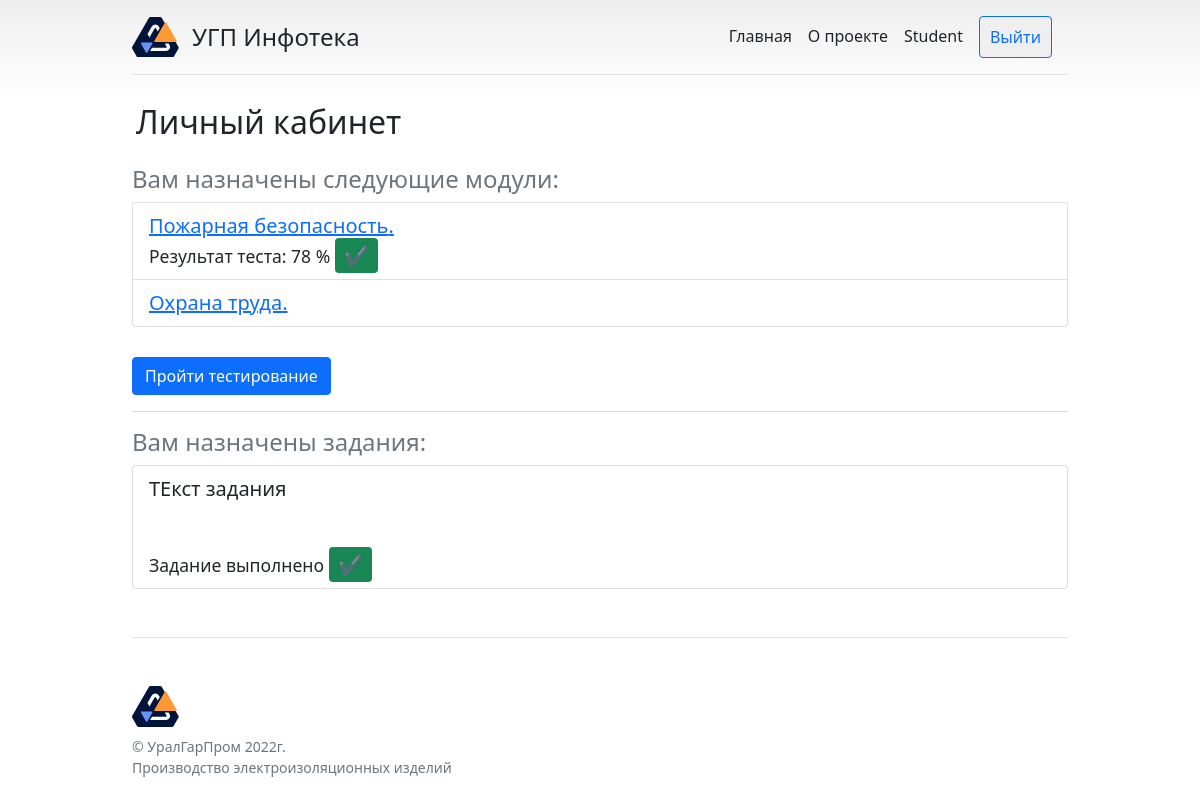
Screenshot of /stats (signed in) with the database file from the repository.
### infopages/models.py (models this page shows, shortened)
class Kurse(models.Model):
    title = models.CharField('Название', max_length=100)
    shortdesc = models.TextField('Краткое описание', blank=True, max_length=200)
    description = RichTextUploadingField('Описание', blank=True)
    image = models.ImageField('Изображение', blank=True, upload_to='images')
    catid = models.ForeignKey(KCat, verbose_name='Категория', related_name='catid', on_delete=models.CASCADE,
                              default=None)
    class Meta:
        verbose_name = 'Модуль'
        verbose_name_plural = 'Модули'
    objects = models.Manager()

class Results(models.Model):
    user = models.ForeignKey(User, verbose_name='Пользователь', on_delete=models.CASCADE, editable=False)
    kurseid = models.DecimalField('Номер модуля', max_digits=5, decimal_places=0, default=0, editable=False)
    result_int = models.DecimalField('Баллы', max_digits=3, decimal_places=0, default=0, editable=False)
    objects = models.Manager()
    class Meta:
        verbose_name = 'Результат'
        verbose_name_plural = 'Результаты'

class Zadanie(models.Model):
    user = models.ForeignKey(User, verbose_name='Пользователь',  on_delete=models.CASCADE)
    text = RichTextUploadingField('Текст задания', blank=True, null=True)
    vipolnen = models.BooleanField('Выполнено успешно', default=False)
    objects = models.Manager()
    class Meta:
        verbose_name = 'Задание'
        verbose_name_plural = 'Задания'

### infopages/views.py (the view)
# urls.py: path('stats', views.userstats, name='stats'),
def userstats(request):
    if request.user.is_superuser:
        return redirect('/admin')
    else:
        try:
            courses = Nazn.objects.get(user=request.user.id).kurse.all()
            resultdata = []
            for elem in courses:
                error = ''
                try:
                    results = Results.objects.get(user=request.user, kurseid=elem.id)
                    result_int = results.result_int
                except Exception as e:
                    result_int = 0
                    error = e
                resultdata.append({
                    'kurseid': elem.id,
                    'title': elem.title,
                    'result_int': result_int,
                    'error': error
                })
            zadaniya = Zadanie.objects.all().filter(user=request.user)
            zadanie = []
            for elm in zadaniya:
                zadanie.append({
                    'text': elm.text,
                    'vipolnen': elm.vipolnen,
                })
            return render(request, 'infopages/lk.html', {'results': resultdata, 'zadanie': zadanie})
        except Exception as e:
            return render(request, 'infopages/lk.html', {'error': e})

### infopages/templates/infopages/lk.html (shortened to what this page needs)
{% extends 'infopages/infopages.html' %}
{% block text1 %}
    <div class="pricing-header p-1 pb-md-3 mx-auto">
        <h2 class="display-7 fw-normal text-left">Личный кабинет</h2>
    </div>
    {% if user.is_authenticated %}
    <div class="fs-5 text-muted">
            {% if results %}
                <h4 class="display-7 fw-normal text-left">Вам назначены следующие модули:</h4>
                <ul class="list-group">
                {% for el in results %}
                    <li class="list-group-item">
                        <a href="kurs?id={{ el.kurseid }}">{{ el.title  }}.</a>
                        {% if el.result_int != 0 %}
                            <br/><small>Результат теста: {{ el.result_int }} % </small>
                            {% if el.result_int > 50 %}
                            <span class="p-1 bg-success text-white rounded">&nbsp;&#10004;&nbsp;</span>
                            {% else %}
                            <span class="p-1 bg-danger text-white rounded">&nbsp;&#10008;&nbsp;</span>
                            {% endif %}
                        {% endif %}
                    </li>
                {% endfor %}
                </ul>
                <br/>
                <div class="fs-5 text-muted">
                    <a href = "{% url 'test' %}" class="btn btn-primary">Пройти тестирование</a>
                </div>
            {% else %}
                <div class="fs-5 text-muted">
                    <p>Извините, но для вас администратор не назначил ни одного модуля.</p>
                </div>
            {% endif %}
            {% if zadanie %}
            <hr/>
            <h4 class="display-7 fw-normal text-left">Вам назначены задания:</h4>
            <ul class="list-group">
                {% for el in zadanie %}
                <li class="list-group-item">{{ el.text | safe }}
                    {% if el.vipolnen == True %}
                    <br/><small>Задание выполнено </small>
                    <span class="p-1 bg-success text-white rounded">&nbsp;&#10004;&nbsp;</span>
                    {% endif %}
                </li>
                {% endfor %}
            </ul>
            {% endif %}
    </div>
    {% else %}
        <div class="fs-5 text-muted">
            <p>Извините, но вы не авторизованы. <a href="{% url 'login' %}">Войдите</a> для продолжения работы с личным кабинетом.</p>
        </div>
    {% endif %}
{% endblock %}

### infopages/templates/infopages/infopages.html (shortened to what this page needs)
<!doctype html>
{% load static %}
<html lang="ru">
<head>
  <link rel="stylesheet" href="https://cdn.jsdelivr.net/npm/bootstrap@5.1.3/dist/css/bootstrap.min.css">
  <link rel="stylesheet" href="{% static '/infopages/styles.css' %}">
</head>
<body>
<div class="container py-3">
  <header>
    <div class="d-flex flex-column flex-md-row align-items-center pb-3 mb-4 border-bottom">
      <a href="{% url 'home' %}" class="d-flex align-items-center text-dark text-decoration-none">
        <svg height="40" width="60"><use xlink:href="#LogoUGP"></use></svg>
        <span class="fs-4">УГП Инфотека</span>
      </a>
      <nav class="d-inline-flex mt-2 mt-md-0 ms-md-auto">
        <a class="me-3 py-2 text-dark text-decoration-none" href="{% url 'home' %}">Главная</a>
        <a class="me-3 py-2 text-dark text-decoration-none" href="{% url 'about' %}">О&nbsp;проекте</a>
        {% if user.is_authenticated %}
          <a class="me-3 py-2 text-dark text-decoration-none" href="{% url 'stats' %}">{{ user.username }}</a>
          <form method="POST" action="{% url 'logout' %}">
            <button type="submit" class="me-3 py-2 text-dark text-decoration-none bordered">Выйти</button>
          </form>
        {% else %}
          <a class="me-3 py-2 text-dark text-decoration-none bordered" href="{% url 'login' %}">Вход</a>
        {% endif %}
      </nav>
    </div>
  </header>
  <main>
      {% block text1 %}{% endblock %}
  </main>
  <footer class="pt-4 my-md-5 pt-md-5 border-top">
    <div class="row">
      <div class="col-sm-6">
        <svg><use xlink:href="#LogoUGP"></use></svg>
        <small class="d-block text-muted">© УралГарПром 2022г.</small>
        <small class="d-block text-muted">Производство электроизоляционных изделий</small>
      </div>
      <div class="col-sm">
      </div>
      <div class="col-sm">
      </div>
    </div>
  </footer>
</div>
</body>
</html>

### infopages/static/infopages/styles.css (style rules this page uses)
body { background-image: linear-gradient(180deg, #eee, #fff 100px, #fff); }
.bordered { border:solid 1px #0d6efd; color:#0d6efd !important; border-radius: 4px; padding: 0 10px; }
.container { max-width: 960px; }
footer svg { width: 60px; height: 50px; }

### rows the page displays
Kurse: title "Пожарная безопасность"
Results: result_int "78"
Kurse: title "Охрана труда"
Zadanie: text "ТЕкст задания"

### other values shown
{{ user.username }} "Student"
